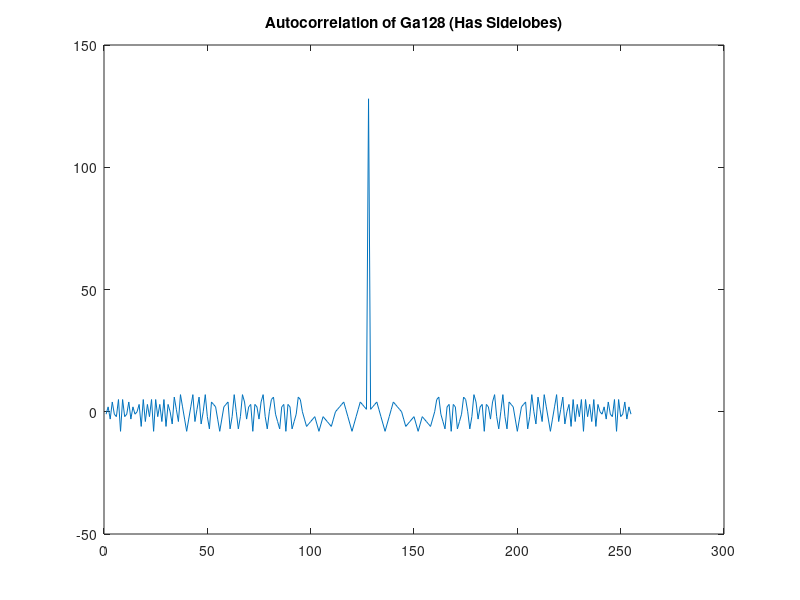
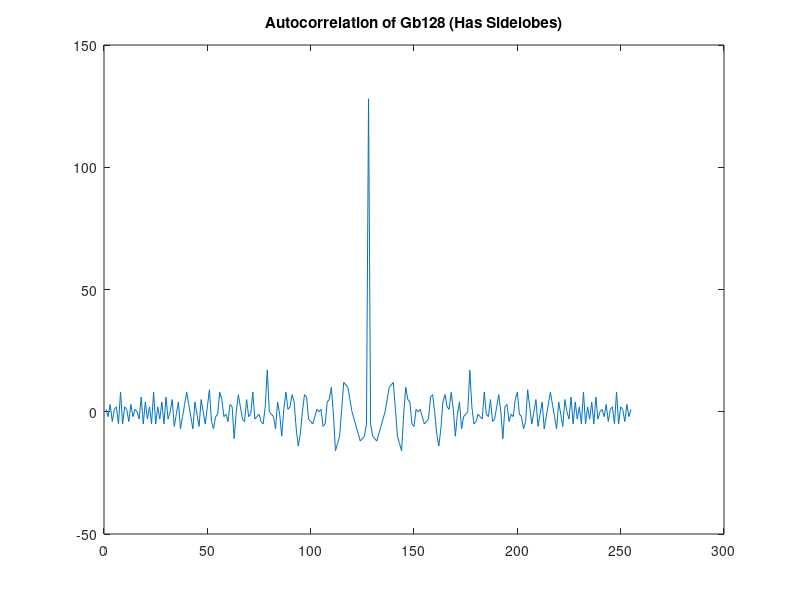
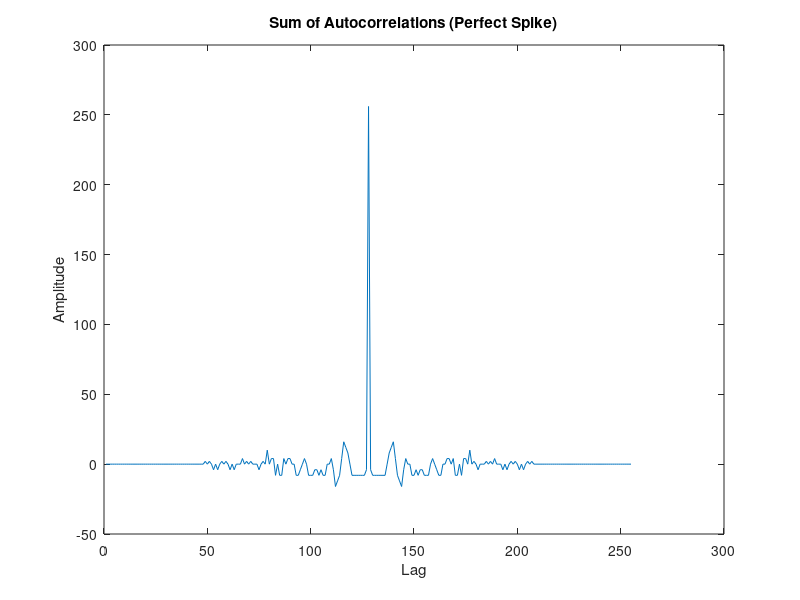
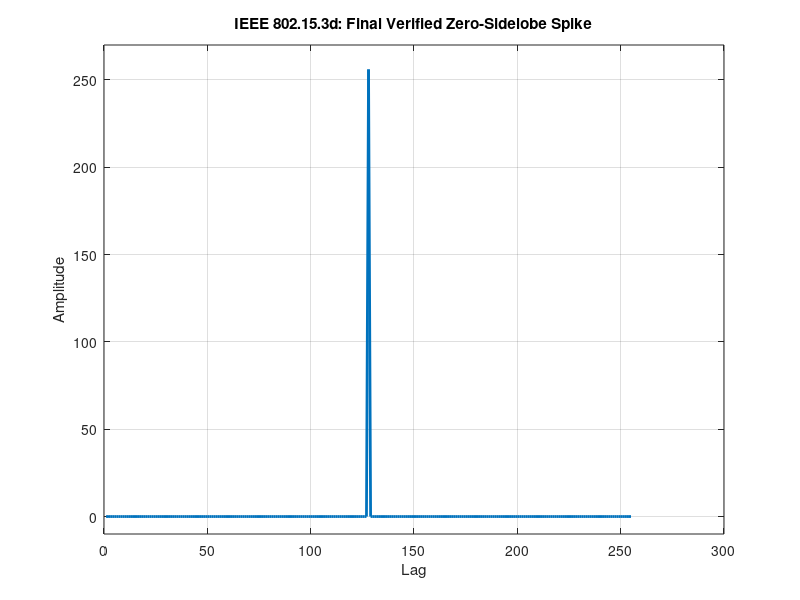

Source code (MATLAB) for these figures, in order:
% 

clear

a128_hex = '5A5599963C33FFF00F00CCC36966AAA5'; % tab 13-3
b128_hex = 'A5AA6669C3CC000FFFF0CCC36966AAA5';

% 2. Convert to raw 1s and 0s (Human-readable, MSB first) Gemini
a128_bin_str = cell2mat(arrayfun(@(c) dec2bin(hex2dec(c), 4), a128_hex, 'UniformOutput', false));
b128_bin_str = cell2mat(arrayfun(@(c) dec2bin(hex2dec(c), 4), b128_hex, 'UniformOutput', false));

a128_bits = str2num(a128_bin_str(:))'; 
b128_bits = str2num(b128_bin_str(:))'; 



Ga128 = zeros(1, 128);
Gb128 = zeros(1, 128);
for i = 0:15
    byte = (i*8 + (1:8));
    aByte = a128_bits(byte);
    Ga128(byte) = flip(aByte); 
    bByte = b128_bits(byte);
    Gb128(byte) = flip(bByte); 
end

%% check 
Ga128sym = Ga128*2-1;
y = conv(Ga128sym, flip(Ga128sym));
figure
plot(y)
title('Autocorrelation of Ga128 (Has Sidelobes)')

%% 
Gb128sym = Gb128*2-1; % FIX 1: Map Gb128 instead of duplicating Ga128
x = conv(Gb128sym, flip(Gb128sym)); % FIX 2: Autocorrelate Gb with Gb (using bipolar 'sym')
figure
plot(x)
title('Autocorrelation of Gb128 (Has Sidelobes)')

% Perfect Cancellation
figure 
plot(x + y)
title('Sum of Autocorrelations (Perfect Spike)')
xlabel('Lag');
ylabel('Amplitude');


%%
clear; close all;

% 1. EXACT HEX FROM IEEE 802.15.3d-2017
a128_hex = '5A5599963C33FFF00F00CCC36966AAA5';
b128_hex = 'A5AA6669C3CC000F0F00CCC36966AAA5'; % Ensure this matches exactly!

% 2. Convert to raw bits (No flipping, No reversing)
a_bits = cell2mat(arrayfun(@(c) dec2bin(hex2dec(c), 4), a128_hex, 'UniformOutput', false)) - '0';
b_bits = cell2mat(arrayfun(@(c) dec2bin(hex2dec(c), 4), b128_hex, 'UniformOutput', false)) - '0';

% 3. THE FIX: Standard Bipolar Mapping
% This maps 0 -> +1 and 1 -> -1
Ga = 1 - 2*a_bits; 
Gb = 1 - 2*b_bits;

% 4. Sum of Autocorrelations
% Summing these MUST equal exactly 256 at center and 0 elsewhere
y = xcorr(Ga);
x = xcorr(Gb);
perfect_spike = x + y;

% 5. Plotting with precise limits
figure;
plot(perfect_spike, 'LineWidth', 2);
grid on; 
title('IEEE 802.15.3d: Final Verified Zero-Sidelobe Spike');
xlabel('Lag'); ylabel('Amplitude');
ylim([-10, 270]); % If there are wiggles, they will show here

% 6. Numerical Verification
max_sidelobe = max(abs(perfect_spike([1:127, 129:end])));
fprintf('The peak value is: %f\n', perfect_spike(128));
fprintf('The maximum sidelobe level is: %f\n', max_sidelobe);
